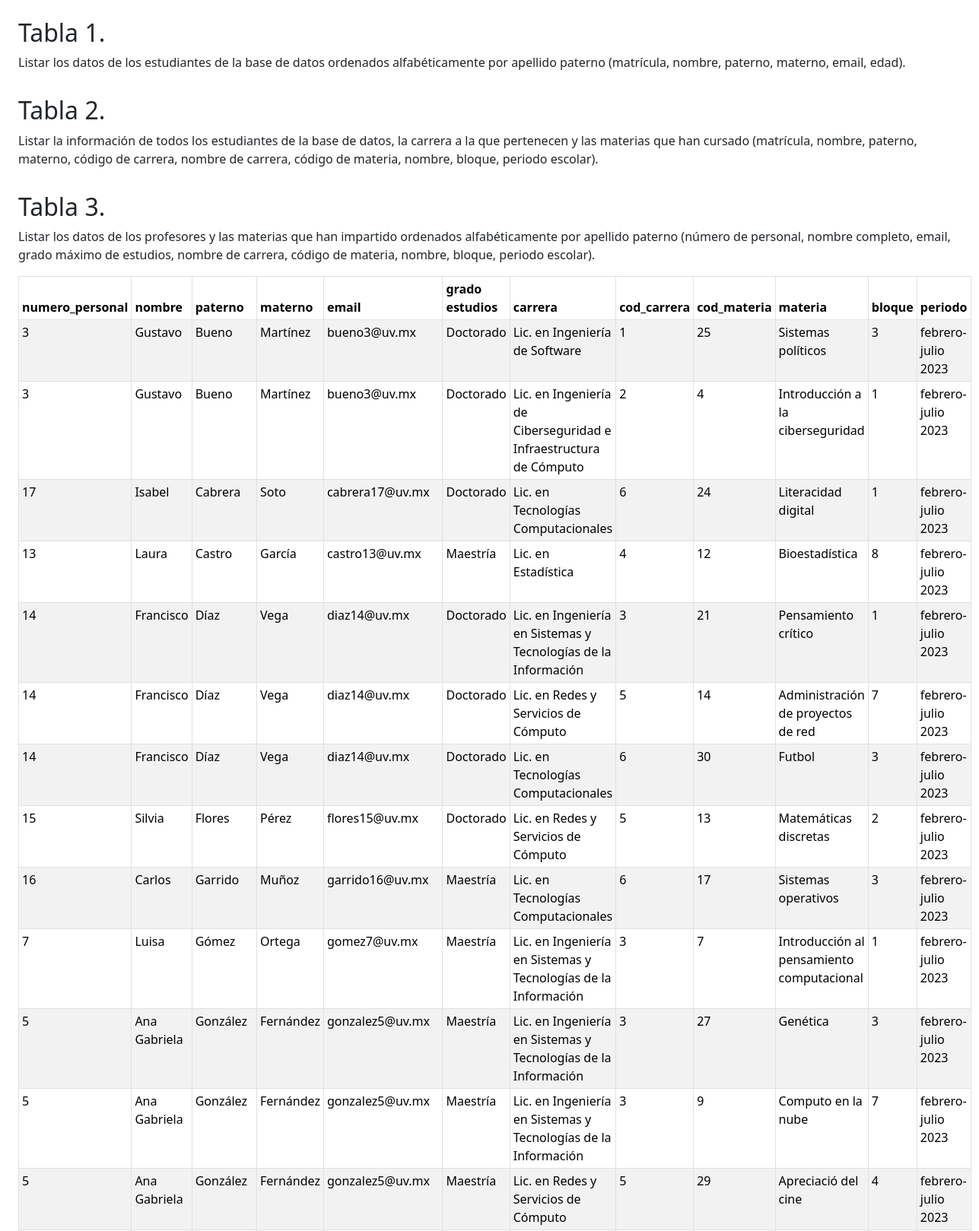
/mysqlconexionphp/index.php (upper part), run on the app's committed database.
### tables this page shows
CREATE TABLE profesor (
    numero_personal INT UNSIGNED AUTO_INCREMENT NOT NULL PRIMARY KEY,
    nombre VARCHAR(50) NOT NULL,
    paterno VARCHAR(50) NOT NULL,
    materno VARCHAR(50) NOT NULL,
    email VARCHAR(50) NOT NULL,
    cod_grado_estudio INT UNSIGNED NOT NULL,
    CONSTRAINT fk_grado_estudio FOREIGN KEY (cod_grado_estudio) REFERENCES grado_estudio(cod_grado_estudio) ON DELETE RESTRICT ON UPDATE CASCADE
);

CREATE TABLE grado_estudio (
    cod_grado_estudio INT UNSIGNED AUTO_INCREMENT NOT NULL PRIMARY KEY,
    nombre VARCHAR(50) NOT NULL
);

CREATE TABLE carrera (
    cod_carrera INT UNSIGNED AUTO_INCREMENT NOT NULL PRIMARY KEY,
    nombre VARCHAR(100) NOT NULL,
    descripcion VARCHAR(200) NOT NULL
);

CREATE TABLE materia (
    cod_materia INT UNSIGNED AUTO_INCREMENT NOT NULL PRIMARY KEY,
    nombre VARCHAR(100) NOT NULL,
    descripcion VARCHAR(200) NOT NULL,
    creditos INT UNSIGNED NOT NULL,
    bloque INT UNSIGNED NOT NULL,
    cod_area INT UNSIGNED NOT NULL,
    cod_carrera INT UNSIGNED NOT NULL,
    CONSTRAINT fk_area FOREIGN KEY (cod_area) REFERENCES area(cod_area) ON DELETE RESTRICT ON UPDATE CASCADE,
    CONSTRAINT fk_carrera FOREIGN KEY (cod_carrera) REFERENCES carrera(cod_carrera) ON DELETE RESTRICT ON UPDATE CASCADE
);

CREATE TABLE periodo (
    cod_periodo INT UNSIGNED AUTO_INCREMENT NOT NULL PRIMARY KEY,
    nombre VARCHAR(50) NOT NULL,
    fecha_inicio DATE NOT NULL,
    fecha_final DATE NOT NULL
);

### mysqlconexionphp/index.php (the view, shortened to what this page needs)
<?php
$proyectobd = new Proyectobd();
$mysqli = $proyectobd->obten_conexion();
function tabla($resultado, $tabla_nombre, $tabla_descripcion)
{
    echo "<h2>Tabla {$tabla_nombre}</h2>";
    echo "<p>{$tabla_descripcion}</p>";
    $i = 0;
    echo '<table class="table table-sm table-striped table-bordered">';
    while ($fila = $resultado->fetch_assoc()) :
        if ($i == 0) {
            echo "<thead><tr>";
            foreach (array_keys($fila) as $columna) {
                echo "<th>{$columna}</th>";
            }
            echo "</tr></thead><tbody>";
        }
        echo "<tr>";
        foreach ($fila as $dato) {
            echo "<td>{$dato}</td>";
        }
        echo "</tr>";
        $i++;
    endwhile;
    echo '</tbody></table>';
}
?>
<!DOCTYPE html>
<html lang="en">
<head>
    <link href="https://cdn.jsdelivr.net/npm/bootstrap@5.3.2/dist/css/bootstrap.min.css" rel="stylesheet">
</head>
<body class="m-4">
    <?php
    $consulta = "SELECT alumno.matricula, alumno.nombre, alumno.paterno, alumno.materno, alumno.email, alumno.edad FROM alumno ORDER BY 3";
    if ($sentencia = $mysqli->prepare($consulta)) {
        $sentencia->execute();
        $resultado = $sentencia->get_result();
        tabla($resultado, '1.', 'Listar los datos de los estudiantes de la base de datos ordenados alfabéticamente por apellido paterno (matrícula, nombre, paterno, materno, email, edad).');
    }
    $consulta = "SELECT alumno.nombre AS 'nombre alumno', alumno.paterno, alumno.materno, carrera.cod_carrera, carrera.nombre, materia.cod_materia, materia.nombre, materia.bloque, periodo.nombre AS periodo FROM alumno INNER JOIN alumno_oferta_academica ON alumno.matricula = alumno_oferta_academica.matricula INNER JOIN oferta_academica ON alumno_oferta_academica.nrc = oferta_academica.nrc INNER JOIN periodo ON oferta_academica.cod_periodo = periodo.cod_periodo INNER JOIN materia ON oferta_academica.cod_materia = materia.cod_materia INNER JOIN carrera ON carrera.cod_carrera = materia.cod_carrera";
    if ($sentencia = $mysqli->prepare($consulta)) {
        $sentencia->execute();
        $resultado = $sentencia->get_result();
        $sentencia->close();
        tabla($resultado, '2.', 'Listar la información de todos los estudiantes de la base de datos, la carrera a la que pertenecen y las materias que han cursado (matrícula, nombre, paterno, materno, código de carrera, nombre de carrera, código de materia, nombre, bloque, periodo escolar).');
    }
    $consulta = "SELECT profesor.numero_personal, profesor.nombre, profesor.paterno, profesor.materno, profesor.email, grado_estudio.nombre 'grado estudios', carrera.nombre carrera, carrera.cod_carrera, materia.cod_materia, materia.nombre materia, materia.bloque, periodo.nombre periodo FROM oferta_academica INNER JOIN profesor ON oferta_academica.numero_personal = profesor.numero_personal INNER JOIN grado_estudio ON profesor.cod_grado_estudio = grado_estudio.cod_grado_estudio INNER JOIN materia ON oferta_academica.cod_materia = materia.cod_materia INNER JOIN carrera ON materia.cod_carrera = carrera.cod_carrera INNER JOIN periodo ON periodo.cod_periodo = oferta_academica.cod_periodo ORDER BY 3";
    if ($sentencia = $mysqli->prepare($consulta)) {
        $sentencia->execute();
        $resultado = $sentencia->get_result();
        tabla($resultado, '3.', 'Listar los datos de los profesores y las materias que han impartido ordenados alfabéticamente por apellido paterno (número de personal, nombre completo, email, grado máximo de estudios, nombre de carrera, código de materia, nombre, bloque, periodo escolar).');
    }
    ?>
</body>
</html>

### data on the page
profesor: columna "numero_personal", columna "nombre", columna "paterno", columna "materno", columna "email", columna "grado estudios", columna "carrera", columna "cod_carrera", columna "cod_materia", columna "materia", columna "bloque", columna "periodo", dato "3", nombre "Gustavo", paterno "Bueno", materno "Martínez", email "bueno3@uv.mx", cod_grado_estudio.nombre "Doctorado", carrera.nombre "Lic. en Ingeniería de Software", carrera.cod_carrera "1", materia.cod_materia "25", materia.nombre "Sistemas políticos", periodo.nombre "febrero-julio 2023", numero_personal "3", carrera.nombre "Lic. en Ingeniería de Ciberseguridad e Infraestructura de Cómputo", carrera.cod_carrera "2", materia.cod_materia "4", materia.nombre "Introducción a la ciberseguridad", materia.bloque "1"
profesor: numero_personal "17", nombre "Isabel", paterno "Cabrera", materno "Soto", email "cabrera17@uv.mx", cod_grado_estudio.nombre "Doctorado", carrera.nombre "Lic. en Tecnologías Computacionales", carrera.cod_carrera "6", materia.cod_materia "24", materia.nombre "Literacidad digital", materia.bloque "1", periodo.nombre "febrero-julio 2023"
profesor: numero_personal "13", nombre "Laura", paterno "Castro", materno "García", email "castro13@uv.mx", cod_grado_estudio.nombre "Maestría", carrera.nombre "Lic. en Estadística", carrera.cod_carrera "4", materia.cod_materia "12", materia.nombre "Bioestadística", materia.bloque "8", periodo.nombre "febrero-julio 2023"
profesor: numero_personal "14", nombre "Francisco", paterno "Díaz", materno "Vega", email "diaz14@uv.mx", cod_grado_estudio.nombre "Doctorado", carrera.nombre "Lic. en Ingeniería en Sistemas y Tecnologías de la Información", carrera.cod_carrera "3", materia.cod_materia "21", materia.nombre "Pensamiento crítico", materia.bloque "1", periodo.nombre "febrero-julio 2023", dato "14", carrera.nombre "Lic. en Redes y Servicios de Cómputo", carrera.cod_carrera "5", materia.nombre "Administración de proyectos de red", materia.bloque "7", carrera.nombre "Lic. en Tecnologías Computacionales", carrera.cod_carrera "6", materia.cod_materia "30", materia.nombre "Futbol", materia.bloque "3"
profesor: numero_personal "15", nombre "Silvia", paterno "Flores", materno "Pérez", email "flores15@uv.mx", cod_grado_estudio.nombre "Doctorado", carrera.nombre "Lic. en Redes y Servicios de Cómputo", carrera.cod_carrera "5", materia.cod_materia "13", materia.nombre "Matemáticas discretas", materia.bloque "2", periodo.nombre "febrero-julio 2023"
profesor: numero_personal "16", nombre "Carlos", paterno "Garrido", materno "Muñoz", email "garrido16@uv.mx", cod_grado_estudio.nombre "Maestría", carrera.nombre "Lic. en Tecnologías Computacionales", carrera.cod_carrera "6", materia.cod_materia "17", materia.nombre "Sistemas operativos", materia.bloque "3", periodo.nombre "febrero-julio 2023"
profesor: dato "7", nombre "Luisa", paterno "Gómez", materno "Ortega", email "gomez7@uv.mx", cod_grado_estudio.nombre "Maestría", carrera.nombre "Lic. en Ingeniería en Sistemas y Tecnologías de la Información", carrera.cod_carrera "3", materia.nombre "Introducción al pensamiento computacional", materia.bloque "1", periodo.nombre "febrero-julio 2023"
profesor: numero_personal "5", nombre "Ana Gabriela", paterno "González", materno "Fernández", email "gonzalez5@uv.mx", cod_grado_estudio.nombre "Maestría", carrera.nombre "Lic. en Ingeniería en Sistemas y Tecnologías de la Información", dato "3", materia.cod_materia "27", materia.nombre "Genética", periodo.nombre "febrero-julio 2023", carrera.cod_carrera "3", materia.cod_materia "9", materia.nombre "Computo en la nube", materia.bloque "7", dato "5", carrera.nombre "Lic. en Redes y Servicios de Cómputo", materia.cod_materia "29", materia.nombre "Apreciació del cine", materia.bloque "4"

### other printed values
$tabla_nombre "1. 2. 3."
